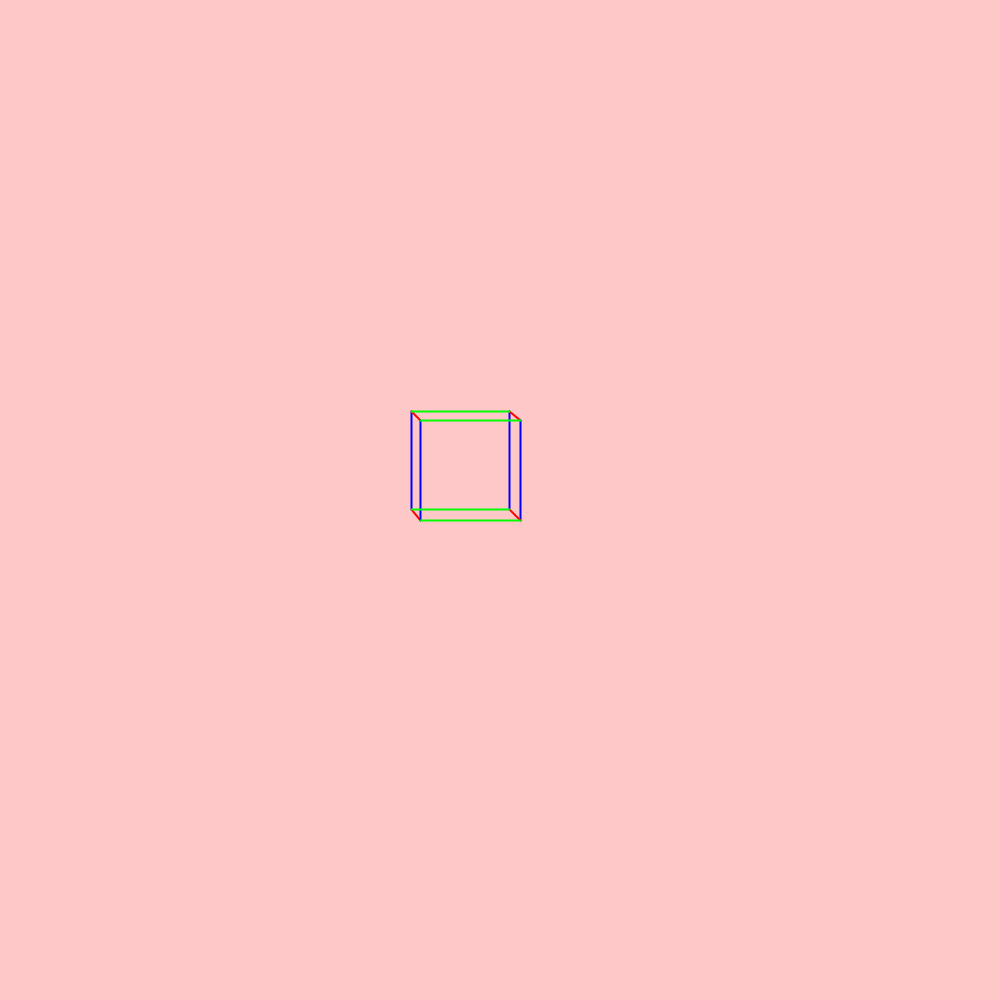
Frame 1 (no input)
Frame 60 (the mouse pressed at the canvas centre just before this capture): identical to frame 1, image omitted
Frame 120 (the mouse held since frame 60 and released just before this capture): identical to frame 1, image omitted

The Processing sketch that drew this single still picture (run headless with seeded random() and noise(); from frame 60 on, the mouse is pressed at the canvas centre):

// Processing sketch: InteractiveProjection
// ── InteractiveProjection.pde
void settings() {
  size(1000, 1000);
}
void setup() {
}
float value = 50;
float angleX = 0;
float angleY = 0;

void draw() {
  
  background(255, 200, 200);
  My3DPoint eye = new My3DPoint(0, 0, -5000);
  My3DPoint origin = new My3DPoint(0, 0, 0);
  My3DBox input3DBox = new My3DBox(origin, value, value, value);
  
  //rotated around x
  float[][] transform1 = rotateXMatrix(angleX);
  float[][] transform11 = rotateYMatrix(angleY);
  input3DBox = transformBox(transformBox(input3DBox,transform11), transform1);

  
  //rotated and translated
  float[][] transform2 = translationMatrix(210, 210, 0);
  input3DBox = transformBox(input3DBox, transform2);
  
  //rotated, translated, and scaled
  float[][] transform3 = scaleMatrix(2, 2, 2);
  input3DBox = transformBox(input3DBox, transform3);
  projectBox(eye, input3DBox).render();
  
}

void mouseDragged() 
{  if ((pmouseY-mouseY)>0) {
    value +=5;  
} if ((pmouseY-mouseY)<0) {
    value+=-5;
}
}

void keyPressed() {
  if (key == CODED) {
    if (keyCode == UP) {
      angleX += 0.1;
    } else if (keyCode == DOWN) {
      angleX -= 0.1;
    } else if (keyCode == LEFT) {
      angleY -= 0.1;
    } else if (keyCode == RIGHT) {
      angleY += 0.1;
    } 
  }
}

class My2DPoint {
  float x;
  float y;
  My2DPoint(float x, float y) {
    this.x = x;
    this.y = y;
  }
}

class My3DPoint {
  float x;
  float y;
  float z;
  My3DPoint(float x, float y, float z) {
    this.x = x;
    this.y = y;
    this.z = z;
  }
}

class My2DBox {
  My2DPoint[] s;
  My2DBox(My2DPoint[] s) {
    this.s = s;
  }
  void render() {
    // Complete the code! use only line(x1, y1, x2, y2) built-in function.
    strokeWeight(2);
    for (int i=0; i<4; i++) {
      stroke(0, 0, 255);
      line(s[2*i].x, s[2*i].y, s[2*i+1].x, s[2*i+1].y);
      stroke(255, 0, 0);
      line(s[i].x, s[i].y, s[i+4].x, s[i+4].y);
    }
    stroke(0, 255, 0);
    for (int i=0; i<2; i++) {
      line(s[4*i].x, s[4*i].y, s[4*i+3].x, s[4*i+3].y);
      line(s[4*i+1].x, s[4*i+1].y, s[4*i+2].x, s[4*i+2].y);
    }
  }
}

class My3DBox {
  My3DPoint[] p;
  My3DBox(My3DPoint origin, float dimX, float dimY, float dimZ) {
    float x = origin.x;
    float y = origin.y;
    float z = origin.z;
    this.p = new My3DPoint[]{new My3DPoint(x, y+dimY, z+dimZ), 
      new My3DPoint(x, y, z+dimZ), 
      new My3DPoint(x+dimX, y, z+dimZ), 
      new My3DPoint(x+dimX, y+dimY, z+dimZ), 
      new My3DPoint(x, y+dimY, z), 
      origin, 
      new My3DPoint(x+dimX, y, z), 
      new My3DPoint(x+dimX, y+dimY, z)
    };
  }
  My3DBox(My3DPoint[] p) {
    this.p = p;
  }
}

My2DPoint projectPoint(My3DPoint eye, My3DPoint p) {
  float [][] T = { {1, 0, 0, -eye.x}, 
    {0, 1, 0, -eye.y}, 
    {0, 0, 1, -eye.z}, 
    {0, 0, 0, 1} }; 
  float [][] P = { {1, 0, 0, 0}, 
    {0, 1, 0, 0}, 
    {0, 0, 1, 0}, 
    {0, 0, -1/eye.z, 0} }; 
  float [] pvector = {p.x, p.y, p.z, 1}; 
  float[] resultVec = matrixProduct(P, matrixProduct(T, pvector) );
  return new My2DPoint(resultVec[0]/resultVec[3], resultVec[1]/resultVec[3]);
}

My2DBox projectBox (My3DPoint eye, My3DBox box) {
  My2DPoint[] boxPoints = new My2DPoint[8];
  for (int i=0; i<8; i++) {
    boxPoints[i] = projectPoint(eye, box.p[i]);
  }
  return new My2DBox(boxPoints);
}



float [] matrixProduct( float [][] matrix1, float [] matrix2 ) {
  float [] result = new float [4]; 
  for (int i=0; i<4; i++) {
    result[i]=0; 
    for (int j=0; j<4; j++) {
      result[i] = result[i] + matrix1[i][j]*matrix2[j];
    }
  }
  return result;
}

float[] homogeneous3DPoint (My3DPoint p) {
  float[] result = {p.x, p.y, p.z, 1};
  return result;
}

float[][] rotateXMatrix(float angle) {
  return(new float[][] {{1, 0, 0, 0}, 
    {0, cos(angle), sin(angle), 0}, 
    {0, -sin(angle), cos(angle), 0}, 
    {0, 0, 0, 1}});
}
float[][] rotateYMatrix(float angle) {
  return(new float[][] {{cos(angle), 0, -sin(angle), 0}, 
    {0, 1, 0, 0}, 
    {sin(angle), 0, cos(angle), 0}, 
    {0, 0, 0, 1}});
}
float[][] rotateZMatrix(float angle) {
  return(new float[][] {{cos(angle), sin(angle), 0, 0}, 
    {-sin(angle), cos(angle), 0, 0}, 
    {0, 0, 1, 0}, 
    {0, 0, 0, 1}});
}
float[][] scaleMatrix(float x, float y, float z) {
  return(new float[][] {{x, 0, 0, 0}, 
    {0, y, 0, 0}, 
    {0, 0, z, 0}, 
    {0, 0, 0, 1}});
}
float[][] translationMatrix(float x, float y, float z) {
  return(new float[][] {{1, 0, 0, x}, 
    {0, 1, 0, y}, 
    {0, 0, 1, z}, 
    {0, 0, 0, 1}});
}

My3DPoint euclidian3DPoint (float[] a) {
  My3DPoint result = new My3DPoint(a[0]/a[3], a[1]/a[3], a[2]/a[3]);
  return result;
}

My3DBox transformBox(My3DBox box, float[][] transformMatrix) {
  My3DPoint[] newPoints = new My3DPoint[8] ;
  for (int i=0; i<8; i++) {
    newPoints[i] = euclidian3DPoint(matrixProduct(transformMatrix, homogeneous3DPoint(box.p[i])));
  }
  return new My3DBox(newPoints);
}
